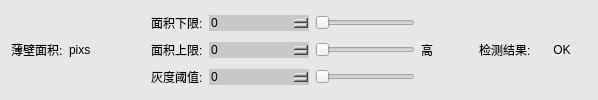
             <widget class="QWidget" name="widget_13" native="true">
              <property name="styleSheet">
               <string notr="true">background-color: rgb(231, 231, 231);</string>
              </property>
              <layout class="QHBoxLayout" name="horizontalLayout_9">
               <item>
                <widget class="QLabel" name="label_15">
                 <property name="styleSheet">
                  <string notr="true">font: 11pt &quot;微软雅黑&quot;;</string>
                 </property>
                 <property name="text">
                  <string>薄壁面积:</string>
                 </property>
                </widget>
               </item>
               <item>
                <widget class="QLabel" name="labelScore_2">
                 <property name="styleSheet">
                  <string notr="true">font: 11pt &quot;微软雅黑&quot;;</string>
                 </property>
                 <property name="text">
                  <string>pixs</string>
                 </property>
                </widget>
               </item>
               <item>
                <spacer name="horizontalSpacer_6">
                 <property name="orientation">
                  <enum>Qt::Horizontal</enum>
                 </property>
                 <property name="sizeHint" stdset="0">
                  <size>
                   <width>54</width>
                   <height>20</height>
                  </size>
                 </property>
                </spacer>
               </item>
               <item>
                <layout class="QVBoxLayout" name="verticalLayout_8">
                 <item>
                  <layout class="QHBoxLayout" name="horizontalLayout_5">
                   <item>
                    <widget class="QLabel" name="label_19">
                     <property name="styleSheet">
                      <string notr="true">font: 11pt &quot;微软雅黑&quot;;</string>
                     </property>
                     <property name="text">
                      <string>面积下限:</string>
                     </property>
                    </widget>
                   </item>
                   <item>
                    <widget class="KSpinBoxKb" name="spinBoxPrecIn">
                     <property name="minimumSize">
                      <size>
                       <width>100</width>
                       <height>0</height>
                      </size>
                     </property>
                     <property name="maximumSize">
                      <size>
                       <width>80</width>
                       <height>16777215</height>
                      </size>
                     </property>
                     <property name="styleSheet">
                      <string notr="true">
QSpinBox
{
	
	font: 12pt &quot;微软雅黑&quot;;
	border-width:1;border-style:none;
	border-color:rgb(255, 255, 255);
	background-color: rgb(200, 200, 200);
	color::rgb(255,255, 0);

}
QSpinBox::down-button
{   
	
	background-color: rgb(200, 200, 200);
	subcontrol-origin:border;
    subcontrol-position:left;
    image: url(:/左normal.png);
    width: 20px;
    height: 30px; ;
}
QSpinBox::up-button
{
board:none;
	background-color: rgb(200, 200, 200);
	subcontrol-origin:border;
    subcontrol-position:right;
    image: url(:/右normal.png);
    width: 20px;
    height: 30px;       
}

QSpinBox::up-button:pressed
{
board:none;
background-color: rgb(103, 103, 103);
	subcontrol-origin:border;
    subcontrol-position:right;
    image: url(:/右press.png);
    width: 20px;
    height: 30px;      
}
QSpinBox::down-button:pressed
{
board:none;
background-color: rgb(103, 103, 103);
	subcontrol-origin:border;
    subcontrol-position:left;
    image: url(:/左press.png);
    width: 20px;
    height: 30px; 
}
</string>
                     </property>
                     <property name="maximum">
                      <number>40960</number>
                     </property>
                    </widget>
                   </item>
                   <item>
                    <widget class="QSlider" name="horizontalSliderspinBoxPrecIn">
                     <property name="minimumSize">
                      <size>
                       <width>100</width>
                       <height>0</height>
                      </size>
                     </property>
                     <property name="maximumSize">
                      <size>
                       <width>100</width>
                       <height>16777215</height>
                      </size>
                     </property>
                     <property name="maximum">
                      <number>40960</number>
                     </property>
                     <property name="orientation">
                      <enum>Qt::Horizontal</enum>
                     </property>
                    </widget>
                   </item>
                  </layout>
                 </item>
                 <item>
                  <layout class="QHBoxLayout" name="horizontalLayout_15">
                   <item>
                    <widget class="QLabel" name="label_28">
                     <property name="styleSheet">
                      <string notr="true">font: 11pt &quot;微软雅黑&quot;;</string>
                     </property>
                     <property name="text">
                      <string>面积上限:</string>
                     </property>
                    </widget>
                   </item>
                   <item>
                    <widget class="KSpinBoxKb" name="spinBoxPrecOut_4">
                     <property name="minimumSize">
                      <size>
                       <width>100</width>
                       <height>0</height>
                      </size>
                     </property>
                     <property name="maximumSize">
                      <size>
                       <width>80</width>
                       <height>16777215</height>
                      </size>
                     </property>
                     <property name="styleSheet">
                      <string notr="true">
QSpinBox
{
	
	font: 12pt &quot;微软雅黑&quot;;
	border-width:1;border-style:none;
	border-color:rgb(255, 255, 255);
	background-color: rgb(200, 200, 200);
	color::rgb(255,255, 0);

}
QSpinBox::down-button
{   
	
	background-color: rgb(200, 200, 200);
	subcontrol-origin:border;
    subcontrol-position:left;
    image: url(:/左normal.png);
    width: 20px;
    height: 30px; ;
}
QSpinBox::up-button
{
board:none;
	background-color: rgb(200, 200, 200);
	subcontrol-origin:border;
    subcontrol-position:right;
    image: url(:/右normal.png);
    width: 20px;
    height: 30px;       
}

QSpinBox::up-button:pressed
{
board:none;
background-color: rgb(103, 103, 103);
	subcontrol-origin:border;
    subcontrol-position:right;
    image: url(:/右press.png);
    width: 20px;
    height: 30px;      
}
QSpinBox::down-button:pressed
{
board:none;
background-color: rgb(103, 103, 103);
	subcontrol-origin:border;
    subcontrol-position:left;
    image: url(:/左press.png);
    width: 20px;
    height: 30px; 
}
</string>
                     </property>
                     <property name="maximum">
                      <number>40960</number>
                     </property>
                    </widget>
                   </item>
                   <item>
                    <widget class="QSlider" name="horizontalSliderspinBoxPrecOut_4">
                     <property name="minimumSize">
                      <size>
                       <width>100</width>
                       <height>0</height>
                      </size>
                     </property>
                     <property name="maximumSize">
                      <size>
                       <width>100</width>
                       <height>16777215</height>
                      </size>
                     </property>
                     <property name="maximum">
                      <number>40960</number>
                     </property>
                     <property name="orientation">
                      <enum>Qt::Horizontal</enum>
                     </property>
                    </widget>
                   </item>
                  </layout>
                 </item>
                 <item>
                  <layout class="QHBoxLayout" name="horizontalLayout_6">
                   <item>
                    <widget class="QLabel" name="label_25">
                     <property name="styleSheet">
                      <string notr="true">font: 11pt &quot;微软雅黑&quot;;</string>
                     </property>
                     <property name="text">
                      <string>灰度阈值:</string>
                     </property>
                    </widget>
                   </item>
                   <item>
                    <widget class="KSpinBoxKb" name="spinBoxPrecIn_2">
                     <property name="minimumSize">
                      <size>
                       <width>100</width>
                       <height>0</height>
                      </size>
                     </property>
                     <property name="maximumSize">
                      <size>
                       <width>80</width>
                       <height>16777215</height>
                      </size>
                     </property>
                     <property name="styleSheet">
                      <string notr="true">
QSpinBox
{
	
	font: 12pt &quot;微软雅黑&quot;;
	border-width:1;border-style:none;
	border-color:rgb(255, 255, 255);
	background-color: rgb(200, 200, 200);
	color::rgb(255,255, 0);

}
QSpinBox::down-button
{   
	
	background-color: rgb(200, 200, 200);
	subcontrol-origin:border;
    subcontrol-position:left;
    image: url(:/左normal.png);
    width: 20px;
    height: 30px; ;
}
QSpinBox::up-button
{
board:none;
	background-color: rgb(200, 200, 200);
	subcontrol-origin:border;
    subcontrol-position:right;
    image: url(:/右normal.png);
    width: 20px;
    height: 30px;       
}

QSpinBox::up-button:pressed
{
board:none;
background-color: rgb(103, 103, 103);
	subcontrol-origin:border;
    subcontrol-position:right;
    image: url(:/右press.png);
    width: 20px;
    height: 30px;      
}
QSpinBox::down-button:pressed
{
board:none;
background-color: rgb(103, 103, 103);
	subcontrol-origin:border;
    subcontrol-position:left;
    image: url(:/左press.png);
    width: 20px;
    height: 30px; 
}
</string>
                     </property>
                     <property name="maximum">
                      <number>255</number>
                     </property>
                    </widget>
                   </item>
                   <item>
                    <widget class="QSlider" name="horizontalSliderspinBoxPrecIn_2">
                     <property name="minimumSize">
                      <size>
                       <width>100</width>
                       <height>0</height>
                      </size>
                     </property>
                     <property name="maximumSize">
                      <size>
                       <width>100</width>
                       <height>16777215</height>
                      </size>
                     </property>
                     <property name="maximum">
                      <number>255</number>
                     </property>
                     <property name="orientation">
                      <enum>Qt::Horizontal</enum>
                     </property>
                    </widget>
                   </item>
                  </layout>
                 </item>
                </layout>
               </item>
               <item>
                <widget class="QLabel" name="label_20">
                 <property name="styleSheet">
                  <string notr="true">font: 11pt &quot;微软雅黑&quot;;</string>
                 </property>
                 <property name="text">
                  <string>高</string>
                 </property>
                </widget>
               </item>
               <item>
                <spacer name="horizontalSpacer_7">
                 <property name="orientation">
                  <enum>Qt::Horizontal</enum>
                 </property>
                 <property name="sizeHint" stdset="0">
                  <size>
                   <width>40</width>
                   <height>20</height>
                  </size>
                 </property>
                </spacer>
               </item>
               <item>
                <widget class="QLabel" name="label_21">
                 <property name="styleSheet">
                  <string notr="true">font: 11pt &quot;微软雅黑&quot;;</string>
                 </property>
                 <property name="text">
                  <string>检测结果:</string>
                 </property>
                </widget>
               </item>
               <item>
                <widget class="QLabel" name="labelResult_2">
                 <property name="minimumSize">
                  <size>
                   <width>50</width>
                   <height>30</height>
                  </size>
                 </property>
                 <property name="maximumSize">
                  <size>
                   <width>200</width>
                   <height>30</height>
                  </size>
                 </property>
                 <property name="autoFillBackground">
                  <bool>false</bool>
                 </property>
                 <property name="styleSheet">
                  <string notr="true">font: 11pt &quot;微软雅黑&quot;;</string>
                 </property>
                 <property name="text">
                  <string>OK</string>
                 </property>
                 <property name="alignment">
                  <set>Qt::AlignCenter</set>
                 </property>
                </widget>
               </item>
              </layout>
             </widget>
